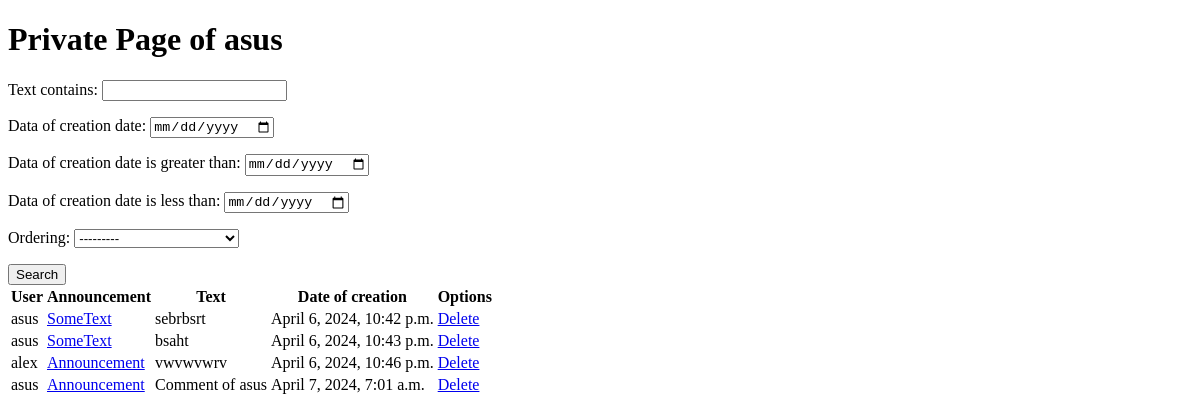
The app's page /private_page/ (signed in), older data.
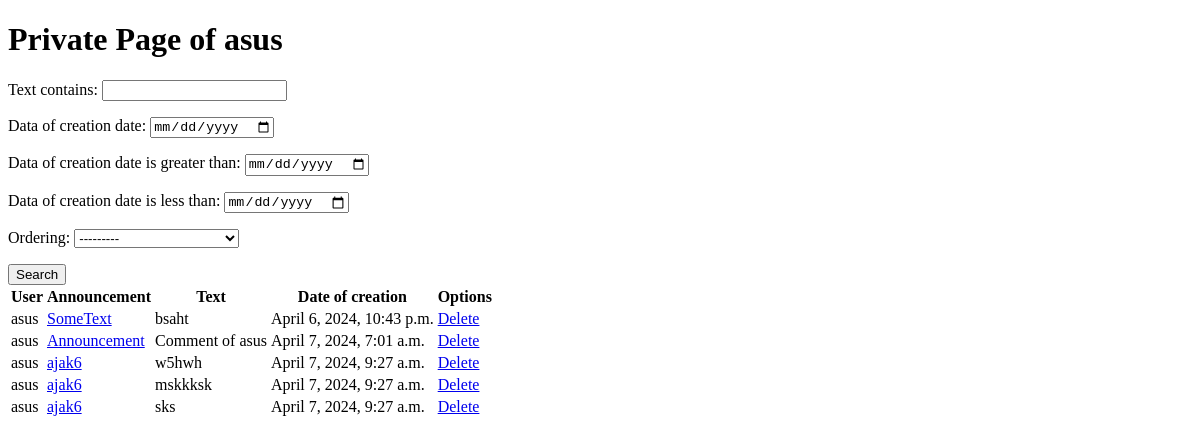
The same page, newer data.
### myapp/models.py (models this page shows, shortened)
class Comment(models.Model):
    user = models.ForeignKey(User, on_delete=models.SET_NULL, null=True)
    announcement = models.ForeignKey(Announcement, on_delete=models.CASCADE)
    text = models.CharField(max_length=255)
    data_of_creation = models.DateTimeField(auto_now_add=True)

class User(AbstractUser):
    code = models.CharField(max_length=15, blank=True, null=True)

class Announcement(models.Model):
    user = models.ForeignKey(User, on_delete=models.CASCADE)
    title = models.CharField(max_length=40)
    text = models.TextField()
    category = models.CharField(max_length=255, choices=CATEGORIES, default="Прочее")
    date_of_creation = models.DateTimeField(auto_now_add=True)
    content = models.ManyToManyField(Content, through='AnnouncementContent')
    def __str__(self):
        return self.title

### myapp/views.py (the view)
# urls.py: path('private_page/', PrivatePageView.as_view(), name='private_page'),
class PrivatePageView(LoginRequiredMixin, ListView):
    model = Comment
    template_name = 'private_page.html'
    context_object_name = 'comments'
    def get_queryset(self):
        queryset = super().get_queryset()
        self.filterset = CommentFilter(self.request.GET, queryset)
        return self.filterset.qs
    def get_context_data(self, **kwargs):
        context = super().get_context_data(**kwargs)
        context['filterset'] = self.filterset
        return context

### templates/private_page.html (shortened to what this page needs)
<!DOCTYPE html>
<html lang="en">
<head>
</head>
<body>
<h1>Private Page of {{ user.username }}</h1>
<form action="" method="get">
    {{ filterset.form.as_p }}
    <input type="submit" value="Search" />
</form>
{% if comments %}
    <table>
        <tr>
            <th>User</th>
            <th>Announcement</th>
            <th>Text</th>
            <th>Date of creation</th>
            <th>Options</th>
        </tr>
        {% for comment in comments %}
        <tr>
            <td>{{ comment.user }}</a></td>
            <td><a href="{% url 'announce_detail' comment.announcement.pk %}" >{{ comment.announcement }}</a></td>
            <td>{{ comment.text }}</td>
            <td>{{ comment.data_of_creation }}</td>
            <td><a href="{% url 'comment_delete' comment.pk %}">Delete</a></td>
        </tr>
        {% endfor %}
    </table>
{% else %}
    <h2>There are not comments!</h2>
{% endif %}
</body>
</html>

Row changes from the older to the newer data that the page shows:
removed Comment: user "asus", announcement "SomeText", text "sebrbsrt", data_of_creation "April 6, 2024, 10:42 p.m."
removed Comment: user "alex", announcement "Announcement", text "vwvwvwrv", data_of_creation "April 6, 2024, 10:46 p.m."
added Comment: user "asus", announcement "ajak6", text "w5hwh", data_of_creation "April 7, 2024, 9:27 a.m."
added Comment: user "asus", announcement "ajak6", text "mskkksk", data_of_creation "April 7, 2024, 9:27 a.m."
added Comment: user "asus", announcement "ajak6", text "sks", data_of_creation "April 7, 2024, 9:27 a.m."
